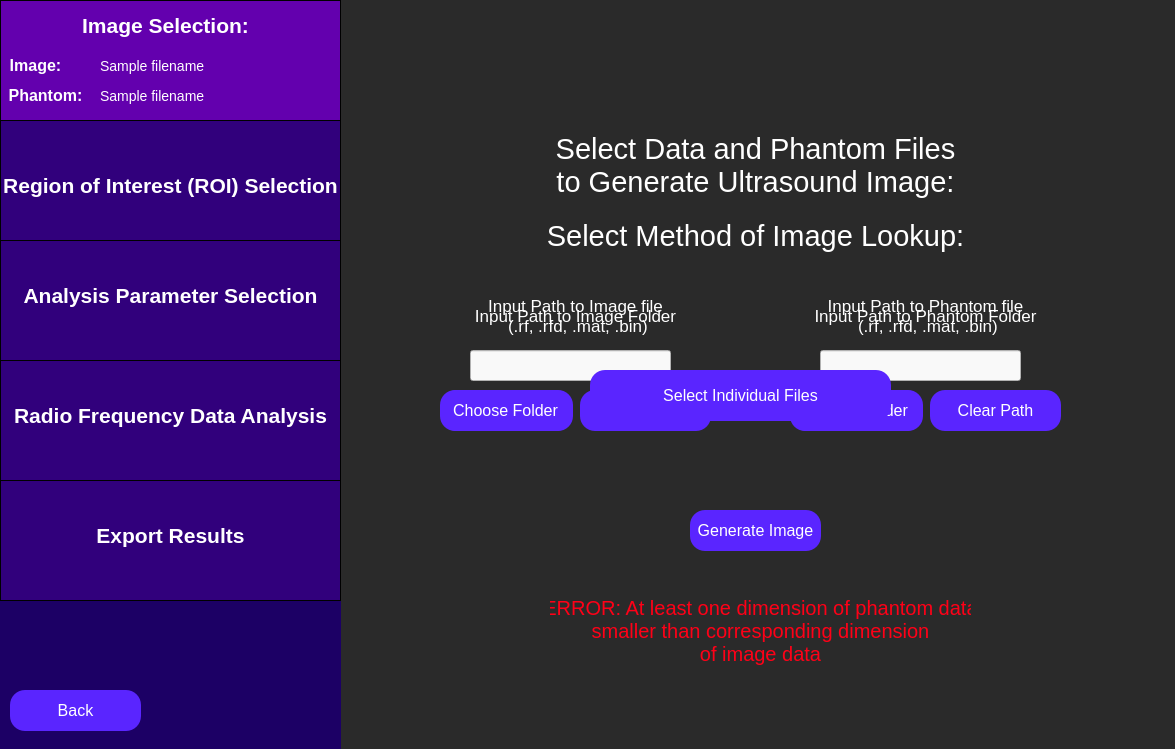
<?xml version="1.0" encoding="UTF-8"?>
<ui version="4.0">
 <class>selectImage</class>
 <widget class="QWidget" name="selectImage">
  <property name="geometry">
   <rect>
    <x>0</x>
    <y>0</y>
    <width>1175</width>
    <height>749</height>
   </rect>
  </property>
  <property name="windowTitle">
   <string>Select Ultrasound Image</string>
  </property>
  <property name="styleSheet">
   <string notr="true">QWidget {
	background: rgb(42, 42, 42);
}</string>
  </property>
  <widget class="QLabel" name="selectDataLabel">
   <property name="geometry">
    <rect>
     <x>540</x>
     <y>100</y>
     <width>431</width>
     <height>131</height>
    </rect>
   </property>
   <property name="styleSheet">
    <string notr="true">QLabel {
	font-size: 29px;
	color: rgb(255, 255, 255);
	background-color: rgba(255, 255, 255, 0);
}</string>
   </property>
   <property name="text">
    <string>Select Data and Phantom Files to Generate Ultrasound Image:</string>
   </property>
   <property name="textFormat">
    <enum>Qt::AutoText</enum>
   </property>
   <property name="scaledContents">
    <bool>false</bool>
   </property>
   <property name="alignment">
    <set>Qt::AlignCenter</set>
   </property>
   <property name="wordWrap">
    <bool>true</bool>
   </property>
  </widget>
  <widget class="QLabel" name="phantomPathLabel">
   <property name="geometry">
    <rect>
     <x>790</x>
     <y>290</y>
     <width>271</width>
     <height>51</height>
    </rect>
   </property>
   <property name="styleSheet">
    <string notr="true">QLabel {
	background-color: rgba(255, 255, 255, 0);
	color: white;
	font-size: 17px;
}</string>
   </property>
   <property name="text">
    <string>Input Path to Phantom file
 (.rf, .rfd, .mat, .bin)</string>
   </property>
   <property name="alignment">
    <set>Qt::AlignCenter</set>
   </property>
   <property name="textInteractionFlags">
    <set>Qt::NoTextInteraction</set>
   </property>
  </widget>
  <widget class="QPushButton" name="choosePhantomFileButton">
   <property name="geometry">
    <rect>
     <x>792</x>
     <y>390</y>
     <width>131</width>
     <height>41</height>
    </rect>
   </property>
   <property name="styleSheet">
    <string notr="true">QPushButton {
	color: white;
	font-size: 16px;
	background: rgb(90, 37, 255);
	border-radius: 15px;
}</string>
   </property>
   <property name="text">
    <string>Choose File</string>
   </property>
  </widget>
  <widget class="QLineEdit" name="phantomPathInput">
   <property name="geometry">
    <rect>
     <x>820</x>
     <y>350</y>
     <width>201</width>
     <height>31</height>
    </rect>
   </property>
   <property name="styleSheet">
    <string notr="true">QLineEdit {
	background-color: rgb(249, 249, 249);
	color: black;
}</string>
   </property>
  </widget>
  <widget class="QPushButton" name="clearPhantomPathButton">
   <property name="geometry">
    <rect>
     <x>930</x>
     <y>390</y>
     <width>131</width>
     <height>41</height>
    </rect>
   </property>
   <property name="styleSheet">
    <string notr="true">QPushButton {
	color: white;
	font-size: 16px;
	background: rgb(90, 37, 255);
	border-radius: 15px;
}</string>
   </property>
   <property name="text">
    <string>Clear Path</string>
   </property>
  </widget>
  <widget class="QLabel" name="imagePathLabel">
   <property name="geometry">
    <rect>
     <x>440</x>
     <y>290</y>
     <width>271</width>
     <height>51</height>
    </rect>
   </property>
   <property name="styleSheet">
    <string notr="true">QLabel {
	background-color: rgba(255, 255, 255, 0);
	color: white;
	font-size: 17px;
}</string>
   </property>
   <property name="text">
    <string>Input Path to Image file
 (.rf, .rfd, .mat, .bin)</string>
   </property>
   <property name="alignment">
    <set>Qt::AlignCenter</set>
   </property>
   <property name="textInteractionFlags">
    <set>Qt::NoTextInteraction</set>
   </property>
  </widget>
  <widget class="QPushButton" name="chooseImageFileButton">
   <property name="geometry">
    <rect>
     <x>442</x>
     <y>390</y>
     <width>131</width>
     <height>41</height>
    </rect>
   </property>
   <property name="styleSheet">
    <string notr="true">QPushButton {
	color: white;
	font-size: 16px;
	background: rgb(90, 37, 255);
	border-radius: 15px;
}</string>
   </property>
   <property name="text">
    <string>Choose File</string>
   </property>
  </widget>
  <widget class="QLineEdit" name="imagePathInput">
   <property name="geometry">
    <rect>
     <x>470</x>
     <y>350</y>
     <width>201</width>
     <height>31</height>
    </rect>
   </property>
   <property name="styleSheet">
    <string notr="true">QLineEdit {
	background-color: rgb(249, 249, 249);
	color: black;
}</string>
   </property>
  </widget>
  <widget class="QPushButton" name="clearImagePathButton">
   <property name="geometry">
    <rect>
     <x>580</x>
     <y>390</y>
     <width>131</width>
     <height>41</height>
    </rect>
   </property>
   <property name="styleSheet">
    <string notr="true">QPushButton {
	color: white;
	font-size: 16px;
	background: rgb(90, 37, 255);
	border-radius: 15px;
}</string>
   </property>
   <property name="text">
    <string>Clear Path</string>
   </property>
  </widget>
  <widget class="QPushButton" name="generateImageButton">
   <property name="geometry">
    <rect>
     <x>690</x>
     <y>510</y>
     <width>131</width>
     <height>41</height>
    </rect>
   </property>
   <property name="styleSheet">
    <string notr="true">QPushButton {
	color: white;
	font-size: 16px;
	background: rgb(90, 37, 255);
	border-radius: 15px;
}</string>
   </property>
   <property name="text">
    <string>Generate Image</string>
   </property>
  </widget>
  <widget class="QLabel" name="selectImageErrorMsg">
   <property name="geometry">
    <rect>
     <x>550</x>
     <y>590</y>
     <width>421</width>
     <height>81</height>
    </rect>
   </property>
   <property name="styleSheet">
    <string notr="true">QLabel {
	color: rgb(255, 0, 23);
	font-size: 20px;
	background-color: rgba(255, 255, 255, 0);
}</string>
   </property>
   <property name="text">
    <string>ERROR: At least one dimension of phantom data
smaller than corresponding dimension
of image data</string>
   </property>
   <property name="alignment">
    <set>Qt::AlignCenter</set>
   </property>
  </widget>
  <widget class="QLabel" name="imagePathFolderLabel">
   <property name="geometry">
    <rect>
     <x>440</x>
     <y>290</y>
     <width>271</width>
     <height>51</height>
    </rect>
   </property>
   <property name="styleSheet">
    <string notr="true">QLabel {
	background-color: rgba(255, 255, 255, 0);
	color: white;
	font-size: 17px;
}</string>
   </property>
   <property name="text">
    <string>Input Path to Image Folder</string>
   </property>
   <property name="alignment">
    <set>Qt::AlignCenter</set>
   </property>
   <property name="textInteractionFlags">
    <set>Qt::NoTextInteraction</set>
   </property>
  </widget>
  <widget class="QLabel" name="phantomPathFolderLabel">
   <property name="geometry">
    <rect>
     <x>790</x>
     <y>290</y>
     <width>271</width>
     <height>51</height>
    </rect>
   </property>
   <property name="styleSheet">
    <string notr="true">QLabel {
	background-color: rgba(255, 255, 255, 0);
	color: white;
	font-size: 17px;
}</string>
   </property>
   <property name="text">
    <string>Input Path to Phantom Folder</string>
   </property>
   <property name="alignment">
    <set>Qt::AlignCenter</set>
   </property>
   <property name="textInteractionFlags">
    <set>Qt::NoTextInteraction</set>
   </property>
  </widget>
  <widget class="QPushButton" name="choosePhantomFolderButton">
   <property name="geometry">
    <rect>
     <x>790</x>
     <y>390</y>
     <width>131</width>
     <height>41</height>
    </rect>
   </property>
   <property name="styleSheet">
    <string notr="true">QPushButton {
	color: white;
	font-size: 16px;
	background: rgb(90, 37, 255);
	border-radius: 15px;
}</string>
   </property>
   <property name="text">
    <string>Choose Folder</string>
   </property>
  </widget>
  <widget class="QPushButton" name="chooseImageFolderButton">
   <property name="geometry">
    <rect>
     <x>440</x>
     <y>390</y>
     <width>131</width>
     <height>41</height>
    </rect>
   </property>
   <property name="styleSheet">
    <string notr="true">QPushButton {
	color: white;
	font-size: 16px;
	background: rgb(90, 37, 255);
	border-radius: 15px;
}</string>
   </property>
   <property name="text">
    <string>Choose Folder</string>
   </property>
  </widget>
  <widget class="QLabel" name="selectImageMethodLabel">
   <property name="geometry">
    <rect>
     <x>540</x>
     <y>170</y>
     <width>431</width>
     <height>131</height>
    </rect>
   </property>
   <property name="styleSheet">
    <string notr="true">QLabel {
	font-size: 29px;
	color: rgb(255, 255, 255);
	background-color: rgba(255, 255, 255, 0);
}</string>
   </property>
   <property name="text">
    <string>Select Method of Image Lookup:</string>
   </property>
   <property name="textFormat">
    <enum>Qt::AutoText</enum>
   </property>
   <property name="scaledContents">
    <bool>false</bool>
   </property>
   <property name="alignment">
    <set>Qt::AlignCenter</set>
   </property>
   <property name="wordWrap">
    <bool>true</bool>
   </property>
  </widget>
  <widget class="QPushButton" name="selectIndFilesButton">
   <property name="geometry">
    <rect>
     <x>590</x>
     <y>370</y>
     <width>301</width>
     <height>51</height>
    </rect>
   </property>
   <property name="toolTip">
    <string>&lt;html&gt;&lt;head/&gt;&lt;body&gt;&lt;p&gt;&lt;br/&gt;&lt;/p&gt;&lt;/body&gt;&lt;/html&gt;</string>
   </property>
   <property name="styleSheet">
    <string notr="true">QPushButton {
	color: white;
	font-size: 16px;
	background: rgb(90, 37, 255);
	border-radius: 15px;
}</string>
   </property>
   <property name="text">
    <string>Select Individual Files</string>
   </property>
  </widget>
  <widget class="QWidget" name="sidebar" native="true">
   <property name="geometry">
    <rect>
     <x>0</x>
     <y>0</y>
     <width>341</width>
     <height>751</height>
    </rect>
   </property>
   <property name="toolTip">
    <string>&lt;html&gt;&lt;head/&gt;&lt;body&gt;&lt;p&gt;&lt;br/&gt;&lt;/p&gt;&lt;/body&gt;&lt;/html&gt;</string>
   </property>
   <property name="styleSheet">
    <string notr="true">QWidget {
	background-color: rgb(28, 0, 101);
}</string>
   </property>
   <widget class="QFrame" name="imageSelectionSidebar">
    <property name="geometry">
     <rect>
      <x>0</x>
      <y>0</y>
      <width>341</width>
      <height>121</height>
     </rect>
    </property>
    <property name="styleSheet">
     <string notr="true">QFrame {
	background-color: rgb(99, 0, 174);
	border: 1px solid black;
}</string>
    </property>
    <property name="frameShape">
     <enum>QFrame::StyledPanel</enum>
    </property>
    <property name="frameShadow">
     <enum>QFrame::Raised</enum>
    </property>
    <widget class="QLabel" name="imageSelectionLabelSidebar">
     <property name="geometry">
      <rect>
       <x>70</x>
       <y>0</y>
       <width>191</width>
       <height>51</height>
      </rect>
     </property>
     <property name="styleSheet">
      <string notr="true">QLabel {
	font-size: 21px;
	color: rgb(255, 255, 255);
	background-color: rgba(255, 255, 255, 0);
	border: 0px;
	font-weight: bold;
}</string>
     </property>
     <property name="text">
      <string>Image Selection:</string>
     </property>
     <property name="alignment">
      <set>Qt::AlignCenter</set>
     </property>
    </widget>
    <widget class="QLabel" name="imageLabel">
     <property name="geometry">
      <rect>
       <x>-60</x>
       <y>40</y>
       <width>191</width>
       <height>51</height>
      </rect>
     </property>
     <property name="styleSheet">
      <string notr="true">QLabel {
	font-size: 16px;
	color: rgb(255, 255, 255);
	background-color: rgba(255, 255, 255, 0);
	border: 0px;
	font-weight: bold;
}</string>
     </property>
     <property name="text">
      <string>Image:</string>
     </property>
     <property name="alignment">
      <set>Qt::AlignCenter</set>
     </property>
    </widget>
    <widget class="QLabel" name="phantomLabel">
     <property name="geometry">
      <rect>
       <x>-50</x>
       <y>70</y>
       <width>191</width>
       <height>51</height>
      </rect>
     </property>
     <property name="styleSheet">
      <string notr="true">QLabel {
	font-size: 16px;
	color: rgb(255, 255, 255);
	background-color: rgba(255, 255, 255, 0);
	border: 0px;
	font-weight: bold
}</string>
     </property>
     <property name="text">
      <string>Phantom:</string>
     </property>
     <property name="alignment">
      <set>Qt::AlignCenter</set>
     </property>
    </widget>
    <widget class="QLabel" name="imageFilenameDisplay">
     <property name="geometry">
      <rect>
       <x>100</x>
       <y>40</y>
       <width>241</width>
       <height>51</height>
      </rect>
     </property>
     <property name="styleSheet">
      <string notr="true">QLabel {
	font-size: 14px;
	color: rgb(255, 255, 255);
	background-color: rgba(255, 255, 255, 0);
	border: 0px;
}</string>
     </property>
     <property name="text">
      <string>Sample filename </string>
     </property>
     <property name="alignment">
      <set>Qt::AlignLeading|Qt::AlignLeft|Qt::AlignVCenter</set>
     </property>
    </widget>
    <widget class="QLabel" name="phantomFilenameDisplay">
     <property name="geometry">
      <rect>
       <x>100</x>
       <y>70</y>
       <width>241</width>
       <height>51</height>
      </rect>
     </property>
     <property name="styleSheet">
      <string notr="true">QLabel {
	font-size: 14px;
	color: rgb(255, 255, 255);
	background-color: rgba(255, 255, 255, 0);
	border: 0px;
}</string>
     </property>
     <property name="text">
      <string>Sample filename </string>
     </property>
     <property name="alignment">
      <set>Qt::AlignLeading|Qt::AlignLeft|Qt::AlignVCenter</set>
     </property>
    </widget>
   </widget>
   <widget class="QFrame" name="roiSidebar">
    <property name="geometry">
     <rect>
      <x>0</x>
      <y>120</y>
      <width>341</width>
      <height>121</height>
     </rect>
    </property>
    <property name="styleSheet">
     <string notr="true">QFrame {
	background-color: rgb(49, 0, 124);
	border: 1px solid black;
}</string>
    </property>
    <property name="frameShape">
     <enum>QFrame::StyledPanel</enum>
    </property>
    <property name="frameShadow">
     <enum>QFrame::Raised</enum>
    </property>
    <widget class="QLabel" name="roiSidebarLabel">
     <property name="geometry">
      <rect>
       <x>0</x>
       <y>40</y>
       <width>341</width>
       <height>51</height>
      </rect>
     </property>
     <property name="styleSheet">
      <string notr="true">QLabel {
	font-size: 21px;
	color: rgb(255, 255, 255);
	background-color: rgba(255, 255, 255, 0);
	border: 0px;
	font-weight: bold;
}</string>
     </property>
     <property name="text">
      <string>Region of Interest (ROI) Selection</string>
     </property>
     <property name="alignment">
      <set>Qt::AlignCenter</set>
     </property>
    </widget>
   </widget>
   <widget class="QFrame" name="rfAnalysisSidebar">
    <property name="geometry">
     <rect>
      <x>0</x>
      <y>360</y>
      <width>341</width>
      <height>121</height>
     </rect>
    </property>
    <property name="styleSheet">
     <string notr="true">QFrame {
	background-color:  rgb(49, 0, 124);
	border: 1px solid black;
}</string>
    </property>
    <property name="frameShape">
     <enum>QFrame::StyledPanel</enum>
    </property>
    <property name="frameShadow">
     <enum>QFrame::Raised</enum>
    </property>
    <widget class="QLabel" name="rfAnalysisLabel">
     <property name="geometry">
      <rect>
       <x>0</x>
       <y>30</y>
       <width>341</width>
       <height>51</height>
      </rect>
     </property>
     <property name="styleSheet">
      <string notr="true">QLabel {
	font-size: 21px;
	color: rgb(255, 255, 255);
	background-color: rgba(255, 255, 255, 0);
	border: 0px;
	font-weight: bold;
}</string>
     </property>
     <property name="text">
      <string>Radio Frequency Data Analysis</string>
     </property>
     <property name="alignment">
      <set>Qt::AlignCenter</set>
     </property>
    </widget>
   </widget>
   <widget class="QFrame" name="exportResultsSidebar">
    <property name="geometry">
     <rect>
      <x>0</x>
      <y>480</y>
      <width>341</width>
      <height>121</height>
     </rect>
    </property>
    <property name="styleSheet">
     <string notr="true">QFrame {
	background-color:  rgb(49, 0, 124);
	border: 1px solid black;
}</string>
    </property>
    <property name="frameShape">
     <enum>QFrame::StyledPanel</enum>
    </property>
    <property name="frameShadow">
     <enum>QFrame::Raised</enum>
    </property>
    <widget class="QLabel" name="exportResultsLabel">
     <property name="geometry">
      <rect>
       <x>20</x>
       <y>30</y>
       <width>301</width>
       <height>51</height>
      </rect>
     </property>
     <property name="styleSheet">
      <string notr="true">QLabel {
	font-size: 21px;
	color: rgb(255, 255, 255);
	background-color: rgba(255, 255, 255, 0);
	border: 0px;
	font-weight: bold;
}</string>
     </property>
     <property name="text">
      <string>Export Results</string>
     </property>
     <property name="alignment">
      <set>Qt::AlignCenter</set>
     </property>
    </widget>
   </widget>
   <widget class="QPushButton" name="backButton">
    <property name="geometry">
     <rect>
      <x>10</x>
      <y>690</y>
      <width>131</width>
      <height>41</height>
     </rect>
    </property>
    <property name="styleSheet">
     <string notr="true">QPushButton {
	color: white;
	font-size: 16px;
	background: rgb(90, 37, 255);
	border-radius: 15px;
}</string>
    </property>
    <property name="text">
     <string>Back</string>
    </property>
   </widget>
  </widget>
  <widget class="QFrame" name="analysisParamsSidebar">
   <property name="geometry">
    <rect>
     <x>0</x>
     <y>240</y>
     <width>341</width>
     <height>121</height>
    </rect>
   </property>
   <property name="styleSheet">
    <string notr="true">QFrame {
	background-color: rgb(49, 0, 124);
	border: 1px solid black;
}</string>
   </property>
   <property name="frameShape">
    <enum>QFrame::StyledPanel</enum>
   </property>
   <property name="frameShadow">
    <enum>QFrame::Raised</enum>
   </property>
   <widget class="QLabel" name="analysisParamsLabel">
    <property name="geometry">
     <rect>
      <x>0</x>
      <y>30</y>
      <width>341</width>
      <height>51</height>
     </rect>
    </property>
    <property name="styleSheet">
     <string notr="true">QLabel {
	font-size: 21px;
	color: rgb(255, 255, 255);
	background-color: rgba(255, 255, 255, 0);
	border: 0px;
	font-weight:bold;
}</string>
    </property>
    <property name="text">
     <string>Analysis Parameter Selection</string>
    </property>
    <property name="alignment">
     <set>Qt::AlignCenter</set>
    </property>
   </widget>
  </widget>
 </widget>
 <resources/>
 <connections/>
</ui>
